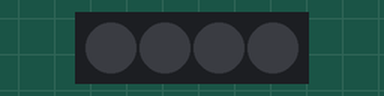
This sketch was run on a simulated Arduino Uno, built with avr-gcc and run on an emulated ATmega328P. Shown: 4 RGB LEDs in strip order, left to right. Dim RGB values are drawn brighter than linear.

Above: at 0.4 s.
At 1.3 s:
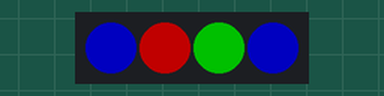
At 2.5 s:
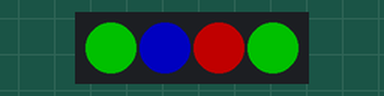
At 3.7 s:
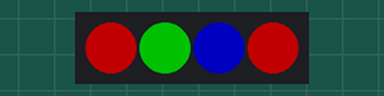
Timing chart, 0 to 4.1 s (numbered marks = the images above):
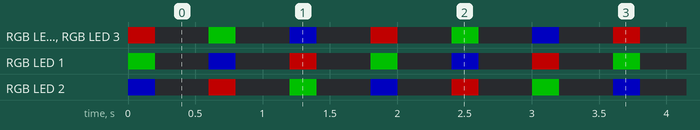

Measured:
- by itself, RGB LED 1: repeats every 1.8 s: off 0.40 s, RGB(0, 0, 85) 0.20 s, off 0.40 s, RGB(85, 0, 0) 0.20 s, off 0.40 s, RGB(0, 85, 0) 0.20 s
- by itself, RGB LED 2: repeats every 1.8 s: off 0.40 s, RGB(85, 0, 0) 0.20 s, off 0.40 s, RGB(0, 85, 0) 0.20 s, off 0.40 s, RGB(0, 0, 85) 0.20 s
- by itself, RGB LED 0, RGB LED 3: repeats every 1.8 s: off 0.40 s, RGB(0, 85, 0) 0.20 s, off 0.40 s, RGB(0, 0, 85) 0.20 s, off 0.40 s, RGB(85, 0, 0) 0.20 s

The sketch:

lilypad_neopixel_play_with_CLUES_for_CHALLENGE.ino
```cpp
/*
lilypad_neopixel_play_CLUES_for_CHALLENGE.ino

This code is an adaptation of code I found on Electronic Handbag Project website.
I have modified it for the LilyPad and added my own spin, as well as comments.
You can find the original sketch on the Way Back Machine at:
https://web.archive.org/web/20170228191434/http://www.electronicfashion.co.uk/workshop_checklists.htm

Please visit https://www.rapidtables.com/convert/color/index.html to find additional hexcodes fo changing colors
*/

// Coding e-Textiles:  Create Make Learn 2018
// Presentation and workshop by Jill Dawson
#include <Adafruit_NeoPixel.h> // This sketch requires you to download the Adafruit_NeoPixel library, which will give
                               // you access to some useful sample code

#define NEOPIN 5    // This is the number of the pad that connects to the NeoPixel's data-in pin
#define NUMPIXELS 4 // This is the number of NeoPixels in the strand
//#define LED1 11   // What might this line of code be used for?
                    // It has been commented out and is NOT currently part of this sketch.

Adafruit_NeoPixel pixels = Adafruit_NeoPixel(NUMPIXELS, NEOPIN);

uint32_t color1 = 0xff0000, // red
         color2 = 0x00ff00, // green
         color3 = 0x0000ff; // blue

void setup() {
  pixels.begin();
  pixels.setBrightness(85);  // What would happen if you changed this value?
  //pinMode(LED1, OUTPUT);   // What might this line do?  It is NOT currently being used in this sketch.
  //digitalWrite(LED1, LOW); // What might this line do?  It is NOT currently being used in this sketch.
}

void loop() {
//challenge(); // The function being called here is NOT currently being used in this sketch.
               // Do you know what a "function" does?

    pixels.setPixelColor(0, color1); // What do you think this line of code is doing?
    pixels.setPixelColor(1, color2);
    pixels.setPixelColor(2, color3);
    pixels.setPixelColor(3, color1);
    pixels.show();
    delay(200);                      // What do you think this line of code is doing?
    pixels.setPixelColor(0, 0);
    pixels.setPixelColor(1, 0);
    pixels.setPixelColor(2, 0);
    pixels.setPixelColor(3, 0);      // What do you think this line of code is doing?
    pixels.show();
    delay(400);
    pixels.setPixelColor(0, color2);
    pixels.setPixelColor(1, color3);
    pixels.setPixelColor(2, color1);
    pixels.setPixelColor(3, color2);
    pixels.show();
    delay(200);
    pixels.setPixelColor(0, 0);
    pixels.setPixelColor(1, 0);
    pixels.setPixelColor(2, 0);
    pixels.setPixelColor(3, 0);
    pixels.show();
    delay(400);
    pixels.setPixelColor(0, color3);
    pixels.setPixelColor(1, color1);
    pixels.setPixelColor(2, color2);
    pixels.setPixelColor(3, color3);
    pixels.show();
    delay(200);
    pixels.setPixelColor(0, 0);
    pixels.setPixelColor(1, 0);
    pixels.setPixelColor(2, 0);
    pixels.setPixelColor(3, 0);
    pixels.show();
    delay(400);
}

//void challenge(){ // This function, which remains empty, is not currently doing anything in this sketch.
                    // It has been placed here as a clue for an upcoming challenge activity.
                    // What might you add between the curly brackets, to personalize this program?

//}
```
